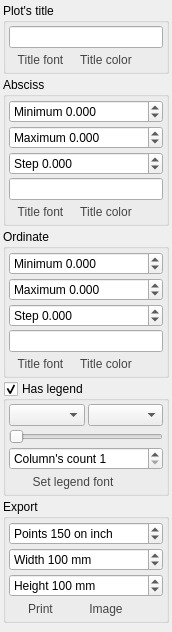
<?xml version="1.0" encoding="UTF-8"?>
<ui version="4.0">
 <class>PlotSettings</class>
 <widget class="QWidget" name="PlotSettings">
  <property name="geometry">
   <rect>
    <x>0</x>
    <y>0</y>
    <width>172</width>
    <height>632</height>
   </rect>
  </property>
  <property name="sizePolicy">
   <sizepolicy hsizetype="Expanding" vsizetype="Expanding">
    <horstretch>0</horstretch>
    <verstretch>0</verstretch>
   </sizepolicy>
  </property>
  <property name="minimumSize">
   <size>
    <width>0</width>
    <height>576</height>
   </size>
  </property>
  <property name="windowTitle">
   <string>Form</string>
  </property>
  <property name="styleSheet">
   <string notr="true"/>
  </property>
  <layout class="QVBoxLayout" name="verticalLayout_3">
   <property name="spacing">
    <number>3</number>
   </property>
   <property name="leftMargin">
    <number>3</number>
   </property>
   <property name="topMargin">
    <number>3</number>
   </property>
   <property name="rightMargin">
    <number>3</number>
   </property>
   <property name="bottomMargin">
    <number>3</number>
   </property>
   <item>
    <widget class="QGroupBox" name="groupBox_6">
     <property name="title">
      <string>Plot's title</string>
     </property>
     <layout class="QVBoxLayout" name="verticalLayout_4">
      <property name="spacing">
       <number>3</number>
      </property>
      <property name="leftMargin">
       <number>3</number>
      </property>
      <property name="topMargin">
       <number>3</number>
      </property>
      <property name="rightMargin">
       <number>3</number>
      </property>
      <property name="bottomMargin">
       <number>3</number>
      </property>
      <item>
       <widget class="QLineEdit" name="plotTitle">
        <property name="toolTip">
         <string>Set current plot's title.</string>
        </property>
        <property name="statusTip">
         <string>Set current plot's title.</string>
        </property>
       </widget>
      </item>
      <item>
       <layout class="QHBoxLayout" name="horizontalLayout_2">
        <property name="spacing">
         <number>3</number>
        </property>
        <item>
         <widget class="QToolButton" name="plotTitleFont">
          <property name="sizePolicy">
           <sizepolicy hsizetype="Expanding" vsizetype="Fixed">
            <horstretch>0</horstretch>
            <verstretch>0</verstretch>
           </sizepolicy>
          </property>
          <property name="minimumSize">
           <size>
            <width>0</width>
            <height>17</height>
           </size>
          </property>
          <property name="toolTip">
           <string>Set title's font of current plot.</string>
          </property>
          <property name="statusTip">
           <string>Set title's font of current plot.</string>
          </property>
          <property name="styleSheet">
           <string notr="true">QToolButton{
    border-style: outset;
    border-width: 0px;
    font: 12px;
    border-top-left-radius: 8px;
    border-bottom-left-radius: 8px;
    color: #444444;
    height: 17px;
    background: qlineargradient(
        x1: 0, y1: 0, x2: 0, y2: 1,
        stop: 1.0   #999, 
        stop: 0.75 #bbb,
        stop: 0.5   #ddd, 
        stop: 0.25 #eee, 
        stop: 0.0   #fff
    );
}
QToolButton:pressed {
    background: qlineargradient(
        x1: 0, y1: 0, x2: 0, y2: 1,
        stop: 1.0   #fff, 
        stop: 0.75 #eee,
        stop: 0.5   #ddd, 
        stop: 0.25 #bbb, 
        stop: 0.0   #999
    );
}
QToolButton:hover:enabled{
    color:#000
}
QToolButton:disabled{
    color: #999999;
}</string>
          </property>
          <property name="text">
           <string>Title font</string>
          </property>
         </widget>
        </item>
        <item>
         <widget class="QToolButton" name="plotTitleColor">
          <property name="sizePolicy">
           <sizepolicy hsizetype="Expanding" vsizetype="Fixed">
            <horstretch>0</horstretch>
            <verstretch>0</verstretch>
           </sizepolicy>
          </property>
          <property name="minimumSize">
           <size>
            <width>0</width>
            <height>17</height>
           </size>
          </property>
          <property name="toolTip">
           <string>Set title's color of current plot.</string>
          </property>
          <property name="statusTip">
           <string>Set title's color of current plot.</string>
          </property>
          <property name="styleSheet">
           <string notr="true">QToolButton{
    border-style: outset;
    border-width: 0px;
    font: 12px;
    color: #444444;
    height: 17px;
    background: qlineargradient(
        x1: 0, y1: 0, x2: 0, y2: 1,
        stop: 1.0   #999, 
        stop: 0.75 #bbb,
        stop: 0.5   #ddd, 
        stop: 0.25 #eee, 
        stop: 0.0   #fff
    );
}
QToolButton:pressed {
    background: qlineargradient(
        x1: 0, y1: 0, x2: 0, y2: 1,
        stop: 1.0   #fff, 
        stop: 0.75 #eee,
        stop: 0.5   #ddd, 
        stop: 0.25 #bbb, 
        stop: 0.0   #999
    );
}
QToolButton:hover:enabled{
    color:#000
}
QToolButton:disabled{
    color: #999999;
}</string>
          </property>
          <property name="text">
           <string>Title color</string>
          </property>
         </widget>
        </item>
        <item>
         <widget class="QToolButton" name="copyPlotTitle">
          <property name="minimumSize">
           <size>
            <width>0</width>
            <height>17</height>
           </size>
          </property>
          <property name="toolTip">
           <string>Copy these common's settings to all plots of current group.</string>
          </property>
          <property name="statusTip">
           <string>Copy these common's settings to all plots of current group.</string>
          </property>
          <property name="styleSheet">
           <string notr="true">QToolButton{
    border-style: outset;
    border-width: 0px;
    font: 14px;
    border-top-right-radius: 8px;
    border-bottom-right-radius: 8px;
    color: #444444;
    height: 17px;
	width:20px;
    background: qlineargradient(
        x1: 0, y1: 0, x2: 0, y2: 1,
        stop: 1.0   #999, 
        stop: 0.75 #bbb,
        stop: 0.5   #ddd, 
        stop: 0.25 #eee, 
        stop: 0.0   #fff
    );
}
QToolButton:pressed {
    background: qlineargradient(
        x1: 0, y1: 0, x2: 0, y2: 1,
        stop: 1.0   #fff, 
        stop: 0.75 #eee,
        stop: 0.5   #ddd, 
        stop: 0.25 #bbb, 
        stop: 0.0   #999
    );
}
QToolButton:hover:enabled{
    color:#000
}
QToolButton:disabled{
    color: #999999;
}</string>
          </property>
          <property name="text">
           <string/>
          </property>
          <property name="icon">
           <iconset resource="../../apps/rragraph/res.qrc">
            <normaloff>:/res/mainWindow/copySettings.png</normaloff>:/res/mainWindow/copySettings.png</iconset>
          </property>
         </widget>
        </item>
       </layout>
      </item>
     </layout>
    </widget>
   </item>
   <item>
    <widget class="QGroupBox" name="axisGroup">
     <property name="title">
      <string>Absciss</string>
     </property>
     <layout class="QVBoxLayout" name="verticalLayout">
      <property name="spacing">
       <number>3</number>
      </property>
      <property name="leftMargin">
       <number>3</number>
      </property>
      <property name="topMargin">
       <number>3</number>
      </property>
      <property name="rightMargin">
       <number>3</number>
      </property>
      <property name="bottomMargin">
       <number>3</number>
      </property>
      <item>
       <widget class="QDoubleSpinBox" name="xMin">
        <property name="toolTip">
         <string>Set minimum for current plot's axis.</string>
        </property>
        <property name="statusTip">
         <string>Set minimum for current plot's axis.</string>
        </property>
        <property name="prefix">
         <string>Minimum </string>
        </property>
        <property name="decimals">
         <number>3</number>
        </property>
        <property name="minimum">
         <double>-1000000.000000000000000</double>
        </property>
        <property name="maximum">
         <double>1000000.000000000000000</double>
        </property>
       </widget>
      </item>
      <item>
       <widget class="QDoubleSpinBox" name="xMax">
        <property name="toolTip">
         <string>Set maximum for current plot's axis.</string>
        </property>
        <property name="statusTip">
         <string>Set maximum for current plot's axis.</string>
        </property>
        <property name="prefix">
         <string>Maximum </string>
        </property>
        <property name="decimals">
         <number>3</number>
        </property>
        <property name="minimum">
         <double>-1000000.000000000000000</double>
        </property>
        <property name="maximum">
         <double>1000000.000000000000000</double>
        </property>
       </widget>
      </item>
      <item>
       <widget class="QDoubleSpinBox" name="xStep">
        <property name="toolTip">
         <string>Set step for current plot's axis.</string>
        </property>
        <property name="statusTip">
         <string>Set step for current plot's axis.</string>
        </property>
        <property name="prefix">
         <string>Step </string>
        </property>
        <property name="decimals">
         <number>3</number>
        </property>
        <property name="minimum">
         <double>-1000000.000000000000000</double>
        </property>
        <property name="maximum">
         <double>1000000.000000000000000</double>
        </property>
       </widget>
      </item>
      <item>
       <widget class="QLineEdit" name="xTitle">
        <property name="toolTip">
         <string>Set title for current plot's axis.</string>
        </property>
        <property name="statusTip">
         <string>Set title for current plot's axis.</string>
        </property>
       </widget>
      </item>
      <item>
       <layout class="QHBoxLayout" name="horizontalLayout_7" stretch="4,4,1">
        <property name="spacing">
         <number>3</number>
        </property>
        <item>
         <widget class="QToolButton" name="xFont">
          <property name="sizePolicy">
           <sizepolicy hsizetype="Expanding" vsizetype="Fixed">
            <horstretch>0</horstretch>
            <verstretch>0</verstretch>
           </sizepolicy>
          </property>
          <property name="minimumSize">
           <size>
            <width>0</width>
            <height>17</height>
           </size>
          </property>
          <property name="toolTip">
           <string>Set current axis font.</string>
          </property>
          <property name="statusTip">
           <string>Set current axis font.</string>
          </property>
          <property name="styleSheet">
           <string notr="true">QToolButton{
    border-style: outset;
    border-width: 0px;
    font: 12px;
    color: #444444;
    height: 17px;
    border-top-left-radius: 8px;
    border-bottom-left-radius: 8px;
    background: qlineargradient(
        x1: 0, y1: 0, x2: 0, y2: 1,
        stop: 1.0   #999, 
        stop: 0.75 #bbb,
        stop: 0.5   #ddd, 
        stop: 0.25 #eee, 
        stop: 0.0   #fff
    );
}
QToolButton:pressed {
    background: qlineargradient(
        x1: 0, y1: 0, x2: 0, y2: 1,
        stop: 1.0   #fff, 
        stop: 0.75 #eee,
        stop: 0.5   #ddd, 
        stop: 0.25 #bbb, 
        stop: 0.0   #999
    );
}
QToolButton:hover:enabled{
    color:#000
}
QToolButton:disabled{
    color: #999999;
}</string>
          </property>
          <property name="text">
           <string>Title font</string>
          </property>
         </widget>
        </item>
        <item>
         <widget class="QToolButton" name="xColor">
          <property name="sizePolicy">
           <sizepolicy hsizetype="Expanding" vsizetype="Fixed">
            <horstretch>0</horstretch>
            <verstretch>0</verstretch>
           </sizepolicy>
          </property>
          <property name="minimumSize">
           <size>
            <width>0</width>
            <height>17</height>
           </size>
          </property>
          <property name="toolTip">
           <string>Set current axis color.</string>
          </property>
          <property name="statusTip">
           <string>Set current axis color.</string>
          </property>
          <property name="styleSheet">
           <string notr="true">QToolButton{
    border-style: outset;
    border-width: 0px;
    font: 12px;
    color: #444444;
    height: 17px;
    background: qlineargradient(
        x1: 0, y1: 0, x2: 0, y2: 1,
        stop: 1.0   #999, 
        stop: 0.75 #bbb,
        stop: 0.5   #ddd, 
        stop: 0.25 #eee, 
        stop: 0.0   #fff
    );
}
QToolButton:pressed {
    background: qlineargradient(
        x1: 0, y1: 0, x2: 0, y2: 1,
        stop: 1.0   #fff, 
        stop: 0.75 #eee,
        stop: 0.5   #ddd, 
        stop: 0.25 #bbb, 
        stop: 0.0   #999
    );
}
QToolButton:hover:enabled{
    color:#000
}
QToolButton:disabled{
    color: #999999;
}</string>
          </property>
          <property name="text">
           <string>Title color</string>
          </property>
         </widget>
        </item>
        <item>
         <widget class="QToolButton" name="copyX">
          <property name="minimumSize">
           <size>
            <width>0</width>
            <height>17</height>
           </size>
          </property>
          <property name="toolTip">
           <string>Copy these axis' settings to all plots of current group.</string>
          </property>
          <property name="statusTip">
           <string>Copy these axis' settings to all plots of current group.</string>
          </property>
          <property name="styleSheet">
           <string notr="true">QToolButton{
    border-style: outset;
    border-width: 0px;
    border-top-right-radius: 8px;
    border-bottom-right-radius: 8px;
    color: #444444;
    height: 17px;
	width:20px;
    background: qlineargradient(
        x1: 0, y1: 0, x2: 0, y2: 1,
        stop: 1.0   #999, 
        stop: 0.75 #bbb,
        stop: 0.5   #ddd, 
        stop: 0.25 #eee, 
        stop: 0.0   #fff
    );
}
QToolButton:pressed {
    background: qlineargradient(
        x1: 0, y1: 0, x2: 0, y2: 1,
        stop: 1.0   #fff, 
        stop: 0.75 #eee,
        stop: 0.5   #ddd, 
        stop: 0.25 #bbb, 
        stop: 0.0   #999
    );
}
QToolButton:hover:enabled{
    color:#000
}
QToolButton:disabled{
    color: #999999;
}</string>
          </property>
          <property name="text">
           <string/>
          </property>
          <property name="icon">
           <iconset resource="../../apps/rragraph/res.qrc">
            <normaloff>:/res/mainWindow/copySettings.png</normaloff>:/res/mainWindow/copySettings.png</iconset>
          </property>
         </widget>
        </item>
       </layout>
      </item>
     </layout>
    </widget>
   </item>
   <item>
    <widget class="QGroupBox" name="axisGroup_2">
     <property name="title">
      <string>Ordinate</string>
     </property>
     <layout class="QVBoxLayout" name="verticalLayout_2">
      <property name="spacing">
       <number>3</number>
      </property>
      <property name="leftMargin">
       <number>3</number>
      </property>
      <property name="topMargin">
       <number>3</number>
      </property>
      <property name="rightMargin">
       <number>3</number>
      </property>
      <property name="bottomMargin">
       <number>3</number>
      </property>
      <item>
       <widget class="QDoubleSpinBox" name="yMin">
        <property name="toolTip">
         <string>Set minimum for current plot's axis.</string>
        </property>
        <property name="statusTip">
         <string>Set minimum for current plot's axis.</string>
        </property>
        <property name="prefix">
         <string>Minimum </string>
        </property>
        <property name="decimals">
         <number>3</number>
        </property>
        <property name="minimum">
         <double>-1000000.000000000000000</double>
        </property>
        <property name="maximum">
         <double>1000000.000000000000000</double>
        </property>
       </widget>
      </item>
      <item>
       <widget class="QDoubleSpinBox" name="yMax">
        <property name="toolTip">
         <string>Set maximum for current plot's axis.</string>
        </property>
        <property name="statusTip">
         <string>Set maximum for current plot's axis.</string>
        </property>
        <property name="prefix">
         <string>Maximum </string>
        </property>
        <property name="decimals">
         <number>3</number>
        </property>
        <property name="minimum">
         <double>-1000000.000000000000000</double>
        </property>
        <property name="maximum">
         <double>1000000.000000000000000</double>
        </property>
       </widget>
      </item>
      <item>
       <widget class="QDoubleSpinBox" name="yStep">
        <property name="toolTip">
         <string>Set step for current plot's axis.</string>
        </property>
        <property name="statusTip">
         <string>Set step for current plot's axis.</string>
        </property>
        <property name="prefix">
         <string>Step </string>
        </property>
        <property name="decimals">
         <number>3</number>
        </property>
        <property name="minimum">
         <double>-1000000.000000000000000</double>
        </property>
        <property name="maximum">
         <double>1000000.000000000000000</double>
        </property>
       </widget>
      </item>
      <item>
       <widget class="QLineEdit" name="yTitle">
        <property name="toolTip">
         <string>Set title for current plot's axis.</string>
        </property>
        <property name="statusTip">
         <string>Set title for current plot's axis.</string>
        </property>
       </widget>
      </item>
      <item>
       <layout class="QHBoxLayout" name="horizontalLayout_8" stretch="4,4,1">
        <property name="spacing">
         <number>3</number>
        </property>
        <item>
         <widget class="QToolButton" name="yFont">
          <property name="sizePolicy">
           <sizepolicy hsizetype="Expanding" vsizetype="Fixed">
            <horstretch>0</horstretch>
            <verstretch>0</verstretch>
           </sizepolicy>
          </property>
          <property name="minimumSize">
           <size>
            <width>0</width>
            <height>17</height>
           </size>
          </property>
          <property name="toolTip">
           <string>Set current axis font.</string>
          </property>
          <property name="statusTip">
           <string>Set current axis font.</string>
          </property>
          <property name="styleSheet">
           <string notr="true">QToolButton{
    border-style: outset;
    border-width: 0px;
    font: 12px;
    color: #444444;
    height: 17px;
    border-top-left-radius: 8px;
    border-bottom-left-radius: 8px;
    background: qlineargradient(
        x1: 0, y1: 0, x2: 0, y2: 1,
        stop: 1.0   #999, 
        stop: 0.75 #bbb,
        stop: 0.5   #ddd, 
        stop: 0.25 #eee, 
        stop: 0.0   #fff
    );
}
QToolButton:pressed {
    background: qlineargradient(
        x1: 0, y1: 0, x2: 0, y2: 1,
        stop: 1.0   #fff, 
        stop: 0.75 #eee,
        stop: 0.5   #ddd, 
        stop: 0.25 #bbb, 
        stop: 0.0   #999
    );
}
QToolButton:hover:enabled{
    color:#000
}
QToolButton:disabled{
    color: #999999;
}</string>
          </property>
          <property name="text">
           <string>Title font</string>
          </property>
         </widget>
        </item>
        <item>
         <widget class="QToolButton" name="yColor">
          <property name="sizePolicy">
           <sizepolicy hsizetype="Expanding" vsizetype="Fixed">
            <horstretch>0</horstretch>
            <verstretch>0</verstretch>
           </sizepolicy>
          </property>
          <property name="minimumSize">
           <size>
            <width>0</width>
            <height>17</height>
           </size>
          </property>
          <property name="toolTip">
           <string>Set current axis color.</string>
          </property>
          <property name="statusTip">
           <string>Set current axis color.</string>
          </property>
          <property name="styleSheet">
           <string notr="true">QToolButton{
    border-style: outset;
    border-width: 0px;
    font: 12px;
    color: #444444;
    height: 17px;
    background: qlineargradient(
        x1: 0, y1: 0, x2: 0, y2: 1,
        stop: 1.0   #999, 
        stop: 0.75 #bbb,
        stop: 0.5   #ddd, 
        stop: 0.25 #eee, 
        stop: 0.0   #fff
    );
}
QToolButton:pressed {
    background: qlineargradient(
        x1: 0, y1: 0, x2: 0, y2: 1,
        stop: 1.0   #fff, 
        stop: 0.75 #eee,
        stop: 0.5   #ddd, 
        stop: 0.25 #bbb, 
        stop: 0.0   #999
    );
}
QToolButton:hover:enabled{
    color:#000
}
QToolButton:disabled{
    color: #999999;
}</string>
          </property>
          <property name="text">
           <string>Title color</string>
          </property>
         </widget>
        </item>
        <item>
         <widget class="QToolButton" name="copyY">
          <property name="minimumSize">
           <size>
            <width>0</width>
            <height>17</height>
           </size>
          </property>
          <property name="toolTip">
           <string>Copy these axis' settings to all plots of current group.</string>
          </property>
          <property name="statusTip">
           <string>Copy these axis' settings to all plots of current group.</string>
          </property>
          <property name="styleSheet">
           <string notr="true">QToolButton{
    border-style: outset;
    border-width: 0px;
    border-top-right-radius: 8px;
    border-bottom-right-radius: 8px;
    color: #444444;
    height: 17px;
	width:20px;
    background: qlineargradient(
        x1: 0, y1: 0, x2: 0, y2: 1,
        stop: 1.0   #999, 
        stop: 0.75 #bbb,
        stop: 0.5   #ddd, 
        stop: 0.25 #eee, 
        stop: 0.0   #fff
    );
}
QToolButton:pressed {
    background: qlineargradient(
        x1: 0, y1: 0, x2: 0, y2: 1,
        stop: 1.0   #fff, 
        stop: 0.75 #eee,
        stop: 0.5   #ddd, 
        stop: 0.25 #bbb, 
        stop: 0.0   #999
    );
}
QToolButton:hover:enabled{
    color:#000
}
QToolButton:disabled{
    color: #999999;
}</string>
          </property>
          <property name="text">
           <string/>
          </property>
          <property name="icon">
           <iconset resource="../../apps/rragraph/res.qrc">
            <normaloff>:/res/mainWindow/copySettings.png</normaloff>:/res/mainWindow/copySettings.png</iconset>
          </property>
         </widget>
        </item>
       </layout>
      </item>
     </layout>
    </widget>
   </item>
   <item>
    <widget class="QGroupBox" name="settingsGroup">
     <property name="focusPolicy">
      <enum>Qt::NoFocus</enum>
     </property>
     <property name="title">
      <string>Has legend</string>
     </property>
     <property name="checkable">
      <bool>true</bool>
     </property>
     <layout class="QVBoxLayout" name="verticalLayout_7">
      <property name="spacing">
       <number>3</number>
      </property>
      <property name="leftMargin">
       <number>3</number>
      </property>
      <property name="topMargin">
       <number>3</number>
      </property>
      <property name="rightMargin">
       <number>3</number>
      </property>
      <property name="bottomMargin">
       <number>3</number>
      </property>
      <item>
       <layout class="QHBoxLayout" name="horizontalLayout">
        <property name="spacing">
         <number>3</number>
        </property>
        <item>
         <widget class="QComboBox" name="verPos">
          <property name="toolTip">
           <string>Vertical legend position for current plot.</string>
          </property>
          <property name="statusTip">
           <string>Vertical legend position for current plot.</string>
          </property>
         </widget>
        </item>
        <item>
         <widget class="QComboBox" name="horPos">
          <property name="toolTip">
           <string>Horizontal legend position for current plot.</string>
          </property>
          <property name="statusTip">
           <string>Horizontal legend position for current plot.</string>
          </property>
         </widget>
        </item>
       </layout>
      </item>
      <item>
       <widget class="QSlider" name="opacity">
        <property name="toolTip">
         <string>Set legend's background opacity.</string>
        </property>
        <property name="statusTip">
         <string>Set legend's background opacity.</string>
        </property>
        <property name="maximum">
         <number>255</number>
        </property>
        <property name="singleStep">
         <number>5</number>
        </property>
        <property name="pageStep">
         <number>50</number>
        </property>
        <property name="orientation">
         <enum>Qt::Horizontal</enum>
        </property>
       </widget>
      </item>
      <item>
       <widget class="QSpinBox" name="columnsCount">
        <property name="toolTip">
         <string>Set column's count for current plot's legend. </string>
        </property>
        <property name="statusTip">
         <string>Set column's count for current plot's legend. </string>
        </property>
        <property name="suffix">
         <string/>
        </property>
        <property name="prefix">
         <string>Column's count </string>
        </property>
        <property name="minimum">
         <number>1</number>
        </property>
        <property name="maximum">
         <number>1000</number>
        </property>
       </widget>
      </item>
      <item>
       <layout class="QHBoxLayout" name="horizontalLayout_3">
        <property name="spacing">
         <number>3</number>
        </property>
        <item>
         <widget class="QToolButton" name="legendFont">
          <property name="sizePolicy">
           <sizepolicy hsizetype="Expanding" vsizetype="Fixed">
            <horstretch>0</horstretch>
            <verstretch>0</verstretch>
           </sizepolicy>
          </property>
          <property name="minimumSize">
           <size>
            <width>0</width>
            <height>17</height>
           </size>
          </property>
          <property name="toolTip">
           <string>Set font of current plot's legend.</string>
          </property>
          <property name="statusTip">
           <string>Set font of current plot's legend.</string>
          </property>
          <property name="styleSheet">
           <string notr="true">QToolButton{
    border-style: outset;
    border-width: 0px;
    font: 12px;
    border-top-left-radius: 8px;
    border-bottom-left-radius: 8px;
    color: #444444;
    height: 17px;
    background: qlineargradient(
        x1: 0, y1: 0, x2: 0, y2: 1,
        stop: 1.0   #999, 
        stop: 0.75 #bbb,
        stop: 0.5   #ddd, 
        stop: 0.25 #eee, 
        stop: 0.0   #fff
    );
}
QToolButton:pressed {
    background: qlineargradient(
        x1: 0, y1: 0, x2: 0, y2: 1,
        stop: 1.0   #fff, 
        stop: 0.75 #eee,
        stop: 0.5   #ddd, 
        stop: 0.25 #bbb, 
        stop: 0.0   #999
    );
}
QToolButton:hover:enabled{
    color:#000
}
QToolButton:disabled{
    color: #999999;
}</string>
          </property>
          <property name="text">
           <string>Set legend font</string>
          </property>
         </widget>
        </item>
        <item>
         <widget class="QToolButton" name="copyLegend">
          <property name="minimumSize">
           <size>
            <width>0</width>
            <height>17</height>
           </size>
          </property>
          <property name="toolTip">
           <string>Copy these legend's settings to all plots of current group.</string>
          </property>
          <property name="statusTip">
           <string>Copy these legend's settings to all plots of current group.</string>
          </property>
          <property name="styleSheet">
           <string notr="true">QToolButton{
    border-style: outset;
    border-width: 0px;
    font: 14px;
    border-top-right-radius: 8px;
    border-bottom-right-radius: 8px;
    color: #444444;
    height: 17px;
	width:20px;
    background: qlineargradient(
        x1: 0, y1: 0, x2: 0, y2: 1,
        stop: 1.0   #999, 
        stop: 0.75 #bbb,
        stop: 0.5   #ddd, 
        stop: 0.25 #eee, 
        stop: 0.0   #fff
    );
}
QToolButton:pressed {
    background: qlineargradient(
        x1: 0, y1: 0, x2: 0, y2: 1,
        stop: 1.0   #fff, 
        stop: 0.75 #eee,
        stop: 0.5   #ddd, 
        stop: 0.25 #bbb, 
        stop: 0.0   #999
    );
}
QToolButton:hover:enabled{
    color:#000
}
QToolButton:disabled{
    color: #999999;
}</string>
          </property>
          <property name="text">
           <string/>
          </property>
          <property name="icon">
           <iconset resource="../../apps/rragraph/res.qrc">
            <normaloff>:/res/mainWindow/copySettings.png</normaloff>:/res/mainWindow/copySettings.png</iconset>
          </property>
         </widget>
        </item>
       </layout>
      </item>
     </layout>
    </widget>
   </item>
   <item>
    <widget class="QGroupBox" name="groupBox_4">
     <property name="title">
      <string>Export</string>
     </property>
     <layout class="QVBoxLayout" name="verticalLayout_8">
      <property name="spacing">
       <number>3</number>
      </property>
      <property name="leftMargin">
       <number>3</number>
      </property>
      <property name="topMargin">
       <number>3</number>
      </property>
      <property name="rightMargin">
       <number>3</number>
      </property>
      <property name="bottomMargin">
       <number>3</number>
      </property>
      <item>
       <widget class="QSpinBox" name="resolution">
        <property name="toolTip">
         <string>Set resolution for this exporting plot.</string>
        </property>
        <property name="statusTip">
         <string>Set resolution for this exporting plot.</string>
        </property>
        <property name="suffix">
         <string> on inch</string>
        </property>
        <property name="prefix">
         <string>Points </string>
        </property>
        <property name="minimum">
         <number>30</number>
        </property>
        <property name="maximum">
         <number>5000</number>
        </property>
        <property name="singleStep">
         <number>5</number>
        </property>
        <property name="value">
         <number>150</number>
        </property>
       </widget>
      </item>
      <item>
       <widget class="QSpinBox" name="plotExportWidth">
        <property name="toolTip">
         <string>Set width for current plot's export size.</string>
        </property>
        <property name="statusTip">
         <string>Set width for current plot's export size.</string>
        </property>
        <property name="suffix">
         <string> mm</string>
        </property>
        <property name="prefix">
         <string>Width </string>
        </property>
        <property name="minimum">
         <number>1</number>
        </property>
        <property name="maximum">
         <number>1000</number>
        </property>
        <property name="value">
         <number>100</number>
        </property>
       </widget>
      </item>
      <item>
       <widget class="QSpinBox" name="plotExportHeight">
        <property name="toolTip">
         <string>Set height for current plot's export size.</string>
        </property>
        <property name="statusTip">
         <string>Set height for current plot's export size.</string>
        </property>
        <property name="suffix">
         <string> mm</string>
        </property>
        <property name="prefix">
         <string>Height </string>
        </property>
        <property name="minimum">
         <number>1</number>
        </property>
        <property name="maximum">
         <number>1000</number>
        </property>
        <property name="value">
         <number>100</number>
        </property>
       </widget>
      </item>
      <item>
       <layout class="QHBoxLayout" name="horizontalLayout_4">
        <property name="spacing">
         <number>3</number>
        </property>
        <item>
         <widget class="QToolButton" name="printPlot">
          <property name="sizePolicy">
           <sizepolicy hsizetype="Expanding" vsizetype="Fixed">
            <horstretch>0</horstretch>
            <verstretch>0</verstretch>
           </sizepolicy>
          </property>
          <property name="minimumSize">
           <size>
            <width>0</width>
            <height>17</height>
           </size>
          </property>
          <property name="toolTip">
           <string>Print current plot.</string>
          </property>
          <property name="statusTip">
           <string>Print current plot.</string>
          </property>
          <property name="styleSheet">
           <string notr="true">QToolButton{
    border-style: outset;
    border-width: 0px;
    font: 12px;
    border-top-left-radius: 8px;
    border-bottom-left-radius: 8px;
    color: #444444;
    height: 17px;
    background: qlineargradient(
        x1: 0, y1: 0, x2: 0, y2: 1,
        stop: 1.0   #999, 
        stop: 0.75 #bbb,
        stop: 0.5   #ddd, 
        stop: 0.25 #eee, 
        stop: 0.0   #fff
    );
}
QToolButton:pressed {
    background: qlineargradient(
        x1: 0, y1: 0, x2: 0, y2: 1,
        stop: 1.0   #fff, 
        stop: 0.75 #eee,
        stop: 0.5   #ddd, 
        stop: 0.25 #bbb, 
        stop: 0.0   #999
    );
}
QToolButton:hover:enabled{
    color:#000
}
QToolButton:disabled{
    color: #999999;
}</string>
          </property>
          <property name="text">
           <string>Print</string>
          </property>
         </widget>
        </item>
        <item>
         <widget class="QToolButton" name="savePlotToImage">
          <property name="sizePolicy">
           <sizepolicy hsizetype="Expanding" vsizetype="Fixed">
            <horstretch>0</horstretch>
            <verstretch>0</verstretch>
           </sizepolicy>
          </property>
          <property name="minimumSize">
           <size>
            <width>0</width>
            <height>17</height>
           </size>
          </property>
          <property name="toolTip">
           <string>Export to images this plot only.</string>
          </property>
          <property name="statusTip">
           <string>Export to images this plot only.</string>
          </property>
          <property name="styleSheet">
           <string notr="true">QToolButton{
    border-style: outset;
    border-width: 0px;
    font: 12px;
    color: #444444;
    height: 17px;
    background: qlineargradient(
        x1: 0, y1: 0, x2: 0, y2: 1,
        stop: 1.0   #999, 
        stop: 0.75 #bbb,
        stop: 0.5   #ddd, 
        stop: 0.25 #eee, 
        stop: 0.0   #fff
    );
}
QToolButton:pressed {
    background: qlineargradient(
        x1: 0, y1: 0, x2: 0, y2: 1,
        stop: 1.0   #fff, 
        stop: 0.75 #eee,
        stop: 0.5   #ddd, 
        stop: 0.25 #bbb, 
        stop: 0.0   #999
    );
}
QToolButton:hover:enabled{
    color:#000
}
QToolButton:disabled{
    color: #999999;
}</string>
          </property>
          <property name="text">
           <string>Image</string>
          </property>
         </widget>
        </item>
        <item>
         <widget class="QToolButton" name="copyExport">
          <property name="minimumSize">
           <size>
            <width>0</width>
            <height>17</height>
           </size>
          </property>
          <property name="toolTip">
           <string>Copy these export's settings to all plots of current group.</string>
          </property>
          <property name="statusTip">
           <string>Copy these export's settings to all plots of current group.</string>
          </property>
          <property name="styleSheet">
           <string notr="true">QToolButton{
    border-style: outset;
    border-width: 0px;
    font: 14px;
    border-top-right-radius: 8px;
    border-bottom-right-radius: 8px;
    color: #444444;
    height: 17px;
	width:20px;
    background: qlineargradient(
        x1: 0, y1: 0, x2: 0, y2: 1,
        stop: 1.0   #999, 
        stop: 0.75 #bbb,
        stop: 0.5   #ddd, 
        stop: 0.25 #eee, 
        stop: 0.0   #fff
    );
}
QToolButton:pressed {
    background: qlineargradient(
        x1: 0, y1: 0, x2: 0, y2: 1,
        stop: 1.0   #fff, 
        stop: 0.75 #eee,
        stop: 0.5   #ddd, 
        stop: 0.25 #bbb, 
        stop: 0.0   #999
    );
}
QToolButton:hover:enabled{
    color:#000
}
QToolButton:disabled{
    color: #999999;
}</string>
          </property>
          <property name="text">
           <string/>
          </property>
          <property name="icon">
           <iconset resource="../../apps/rragraph/res.qrc">
            <normaloff>:/res/mainWindow/copySettings.png</normaloff>:/res/mainWindow/copySettings.png</iconset>
          </property>
         </widget>
        </item>
       </layout>
      </item>
     </layout>
    </widget>
   </item>
   <item>
    <spacer name="verticalSpacer">
     <property name="orientation">
      <enum>Qt::Vertical</enum>
     </property>
     <property name="sizeHint" stdset="0">
      <size>
       <width>20</width>
       <height>40</height>
      </size>
     </property>
    </spacer>
   </item>
  </layout>
 </widget>
 <resources>
  <include location="../../apps/rragraph/res.qrc"/>
 </resources>
 <connections/>
</ui>
